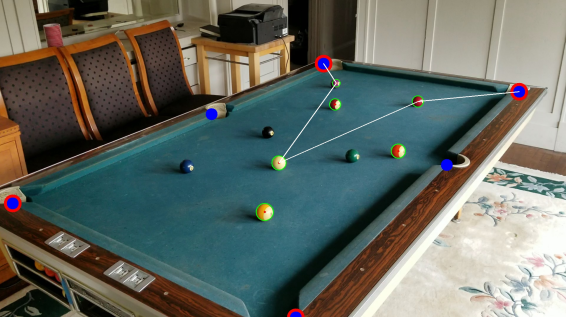
#> input picture pool.png, 566 x 317 px
$ python -i find_table_corners.py   (imports and definitions only)
#> lines starting #> are read from the running program, lines starting #| are printed output that depends on the picture; after the words box and inside, x2 and y2 are one past the last pixel; in counts of white or black regions, pixels touching at a corner belong together
import cv2
import numpy as np
import matplotlib.pyplot as plt

# filter the image by table color
# returns the table mask and the table image
def hls_filter(img):
    img = cv2.GaussianBlur(img, (5, 5), 0)

    # Convert BGR to HLS
    pool_hls = cv2.cvtColor(img, cv2.COLOR_BGR2HLS)

    # define range of green color in HLS
    lower_green = np.array([65, 0, 10])
    upper_green = np.array([150, 200, 255])

    # Threshold the HLS image to get only green colors
    table_mask = cv2.inRange(pool_hls, lower_green, upper_green)
    # Bitwise-AND mask and original image
    table_masked = cv2.bitwise_and(img, img, mask=table_mask)
    return table_mask, table_masked

# find contours then approximate polygon
# returns the contour drawing, polygon drawing, and approximated points in polygon
def contour_poly(table_mask):
    #table_mask = cv2.GaussianBlur(table_mask, (5, 5), 0)

    # find contours (outline of white)
    contours, _ = cv2.findContours(table_mask, cv2.RETR_TREE, cv2.CHAIN_APPROX_SIMPLE)
    # find largest contour
    largest = 0
    idx = -1
    for i in range(len(contours)):
        contour = contours[i]
        area = cv2.contourArea(contour)
        if (area > largest):
            largest = area
            idx = i
    contour = contours[idx]
    contours = [contour]
    contour_drawing = np.zeros(table_mask.shape, dtype=np.uint8)
    cv2.drawContours(contour_drawing, contours, -1, (255), 2)

    # approx poly
    peri = cv2.arcLength(contour, True)
    approx = cv2.approxPolyDP(contour, 0.02 * peri, True)
    poly_drawing = np.zeros(contour_drawing.shape, dtype=np.uint8)
    cv2.drawContours(poly_drawing, [approx], -1, (255), 5)

    return contour_drawing, poly_drawing, approx

# return the corners as a list of pair lists
def get_corners(approx, img):
    # create the list of corners
    corners = []
    for corner in approx:
        [[x,y]] = corner
        corners.append([x,y])

    if len(corners) == 5:
        # need to remove extra
        x_indices = []
        y_indices = []
        buff = 35
        for i in range(len(corners)):
            [x1, y1] = corners[i]
            for j in range(i+1, len(corners)):
                [x2, y2] = corners[j]
                x_max = img.shape[1] - 1 - buff
                y_max = img.shape[0] - 1 - buff
                x_edge = (x1 <= buff and x2 <= buff) or (x1 >= x_max and x2 >= x_max)
                y_edge = (y1 <= buff and y2 <= buff) or (y1 >= y_max and y2 >= y_max)
                if x_edge:
                    # both on edge (x-coord)
                    x_indices.append(i)
                    x_indices.append(j)
                elif y_edge:
                    # both on edge (y-coord)
                    y_indices.append(i)
                    y_indices.append(j)
        if len(x_indices) != 0:
            [i, j] = x_indices
            [x1, y1] = corners[i]
            [x2, y2] = corners[j]
            y_avg = int((y1 + y2) / 2) # average the y-values
            del corners[i]
            del corners[j - 1]
            corners.insert(i, [x1, y_avg]) # add in the avg
        elif len(y_indices) != 0:
            [i, j] = y_indices
            [x1, y1] = corners[i]
            [x2, y2] = corners[j]
            x_avg = int((x1 + x2) / 2) # average the x-values
            del corners[i]
            del corners[j - 1]
            corners.insert(i, [x_avg, y1]) # add in the avg

    return corners

# return 4x2 (ideally) numpy array of corners
def table_corners(img):
    table_mask, table_masked = hls_filter(img)
    contour_drawing, poly_drawing, approx = contour_poly(table_mask)
    corners = get_corners(approx, img)
    return np.array(corners), table_mask

>>> import cv2
>>> picture = cv2.imread('pool.png')
#> picture is the input picture: shape (317, 566, 3); mean B, G, R 99.1, 106.3, 99.2
>>> result = table_corners(picture)
#> in hls_filter, `img = cv2.GaussianBlur(img, (5, 5), 0)`:
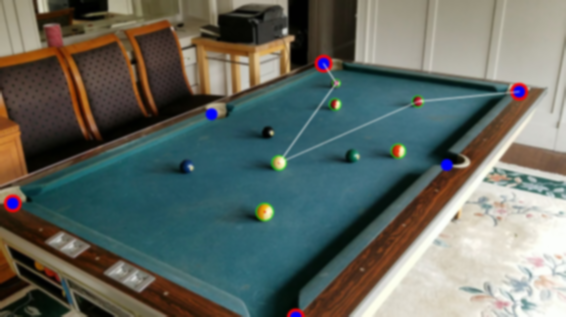
#> img: shape (317, 566, 3); mean of channels 0, 1, 2 99.1, 106.3, 99.2; drawn as B, G, R
#> in hls_filter, `pool_hls = cv2.cvtColor(img, cv2.COLOR_BGR2HLS)`: pool_hls: shape (317, 566, 3); mean of channels 0, 1, 2 49.3, 99.5, 82.2
#> in hls_filter, `table_mask = cv2.inRange(pool_hls, lower_green, upper_green)`:
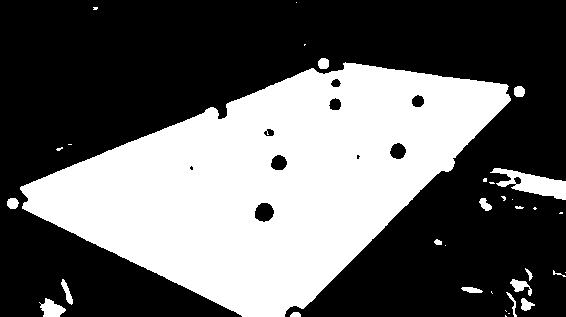
#> table_mask: shape (317, 566); 38.8% white; 34 white regions (17 under 20 px)
#> in hls_filter, `table_masked = cv2.bitwise_and(img, img, mask=table_mask)`:
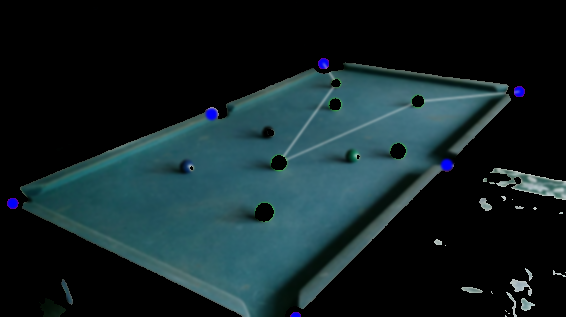
#> table_masked: shape (317, 566, 3); mean of channels 0, 1, 2 38.1, 35.1, 19.2; drawn as B, G, R
#> in contour_poly, `contours, _ = cv2.findContours(table_mask, cv2.RETR_TREE, cv2.CHAIN_AP..`: contours = 44 contours, 21 with area under 20; largest, box (x1, y1, x2, y2) and area: (20, 62, 511, 317) 67322, (490, 168, 566, 200) 1060, (254, 202, 275, 223) 305, (39, 298, 66, 317) 269, (389, 142, 407, 160) 213
#> the loop in contour_poly, `for i in range(len(contours)):` made 44 passes
#> (area, largest) on passes 3, 5, 6, 26, 31: (33.5, 33.5), (89, 89), (269, 269), (1060, 1060), (67322.5, 67322.5)
#> area on passes 7, 9, 10, 11, 14, 16: 43, 71, 141, 101, 25.5, 26
#> after the loop in contour_poly, `for i in range(len(contours)):`: idx = 30; largest = 67322.5
#> in contour_poly, `contour = contours[idx]`: contour = contour of 590 points, box (x1, y1, x2, y2) (20, 62, 511, 317), area 67322
#> in contour_poly, `contours = [contour]`: contours = 1 contour; box (x1, y1, x2, y2) and area: (20, 62, 511, 317) 67322
#> in contour_poly, `cv2.drawContours(contour_drawing, contours, -1, (255), 2)`:
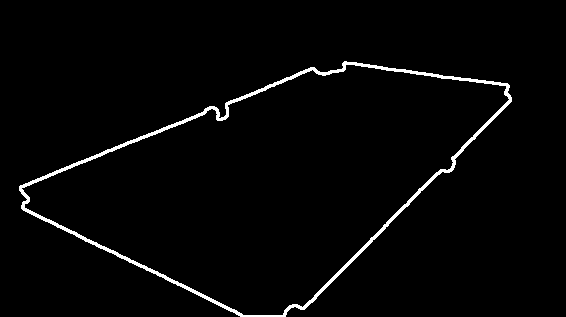
#> contour_drawing: shape (317, 566); 2.3% white; 1 white region, box (x1, y1, x2, y2) and area: (19, 61, 512, 317) 4132
#> in contour_poly, `peri = cv2.arcLength(contour, True)`: peri = 1271.2
#> in contour_poly, `approx = cv2.approxPolyDP(contour, 0.02 * peri, True)`: approx = [[508, 86], [311, 68], [22, 208], [284, 316]]
#> in contour_poly, `cv2.drawContours(poly_drawing, [approx], -1, (255), 5)`:
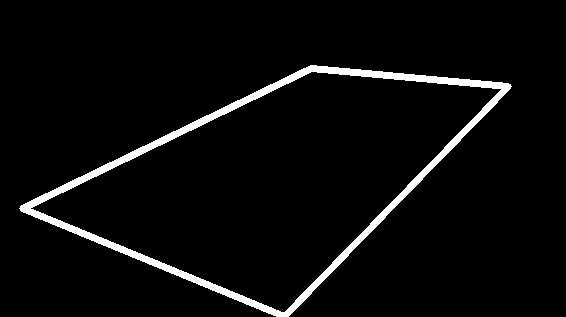
#> poly_drawing: shape (317, 566); 4.2% white; 1 white region, box (x1, y1, x2, y2) and area: (19, 65, 512, 317) 7613
#> the loop in get_corners, `for corner in approx:` made 4 passes
